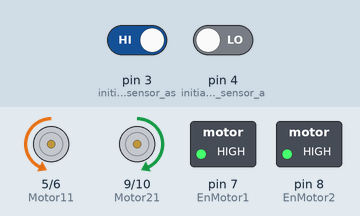
Bench run of a sketch on a simulated Arduino Uno, built with avr-gcc and run on an emulated ATmega328P. On the bench: motor-driver pin pairs drawn as motors (green arrow = first pin HIGH = forward, orange = second pin HIGH = backward, longer = more drive), switched loads named in the sketch (green lamp = pin HIGH). The test bench sets the inputs (shaded band); at power-on: pin 3 (initialize_Left_sensor_as) HIGH, pin 4 (initialize_Right_sensor_a) LOW.

Above: at 1.2 s.
1.3 s: pin 3 (initialize_Left_sensor_as) driven LOW
At 1.9 s:
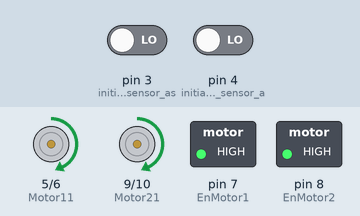
2.8 s: pin 4 (initialize_Right_sensor_a) driven HIGH
At 4.0 s:
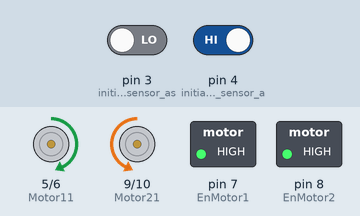
4.3 s: pin 3 (initialize_Left_sensor_as) driven HIGH
At 5.4 s:
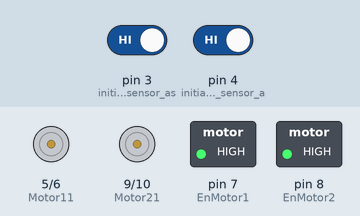
Timing chart, 0 to 7.3 s (numbered marks = the images above; inputs shaded):
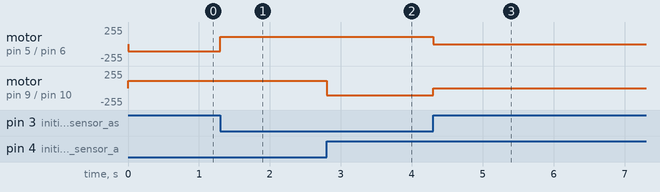

Measured:
- after the input at 1.3 s, motor on pin 5 (Motor11) / pin 6 (Motor12): backward 110/255 → forward 110/255 at once
- after the input at 2.8 s, motor on pin 9 (Motor21) / pin 10 (Motor22): forward 110/255 → backward 110/255 at once
- after the input at 4.3 s, motor on pin 5 (Motor11) / pin 6 (Motor12): forward 110/255 → stopped at once; motor on pin 9 (Motor21) / pin 10 (Motor22): backward 110/255 → stopped at once

The sketch:

L298N_LINE_FOLLOWER.ino
```cpp
//ARDUINO LINE FOLLOWER CAR USING L298N MOTOR DRIVER


#define Motor11 5
 #define Motor12 6
 #define Motor21 9
 #define Motor22 10
 #define EnMotor1 7
 #define EnMotor2 8

 int valuePWM1=110; // speed motor 1
 int valuePWM2=130; // speed motor 2

void setup() {

  pinMode(Motor11,OUTPUT);
  pinMode(Motor12,OUTPUT);
  pinMode(Motor21,OUTPUT);
  pinMode(Motor22,OUTPUT);
  pinMode(EnMotor1,OUTPUT);
  pinMode(EnMotor2,OUTPUT);
 digitalWrite(EnMotor1, HIGH);
 digitalWrite(EnMotor2, HIGH);
pinMode(4, INPUT); // initialize Right sensor as an inut
pinMode(3, INPUT); // initialize Left sensor as as input

}

void loop() {

  int LEFT_SENSOR = digitalRead(4);
  int RIGHT_SENSOR = digitalRead(3);

if(RIGHT_SENSOR==0 && LEFT_SENSOR==0) //FORWARD
{
            analogWrite(Motor11, valuePWM1);
            analogWrite(Motor12, 0);
            analogWrite(Motor21, valuePWM1);
            analogWrite(Motor22, 0);
}

 else if(RIGHT_SENSOR==1 && LEFT_SENSOR==0) //LEFT
 {
            analogWrite(Motor11, 0);
            analogWrite(Motor12, valuePWM1);
            analogWrite(Motor21, valuePWM1);
            analogWrite(Motor22, 0);
}

else if(RIGHT_SENSOR==0 && LEFT_SENSOR==1) //RIGHT
 {
              analogWrite(Motor11, valuePWM1);
              analogWrite(Motor12, 0);
              analogWrite(Motor21, 0);
              analogWrite(Motor22, valuePWM1);
}

else if(RIGHT_SENSOR==1 && LEFT_SENSOR==1) //stop
{
              analogWrite(Motor11, 0);
              analogWrite(Motor12, 0);
              analogWrite(Motor21, 0);
              analogWrite(Motor22, 0);

 }
}
```
